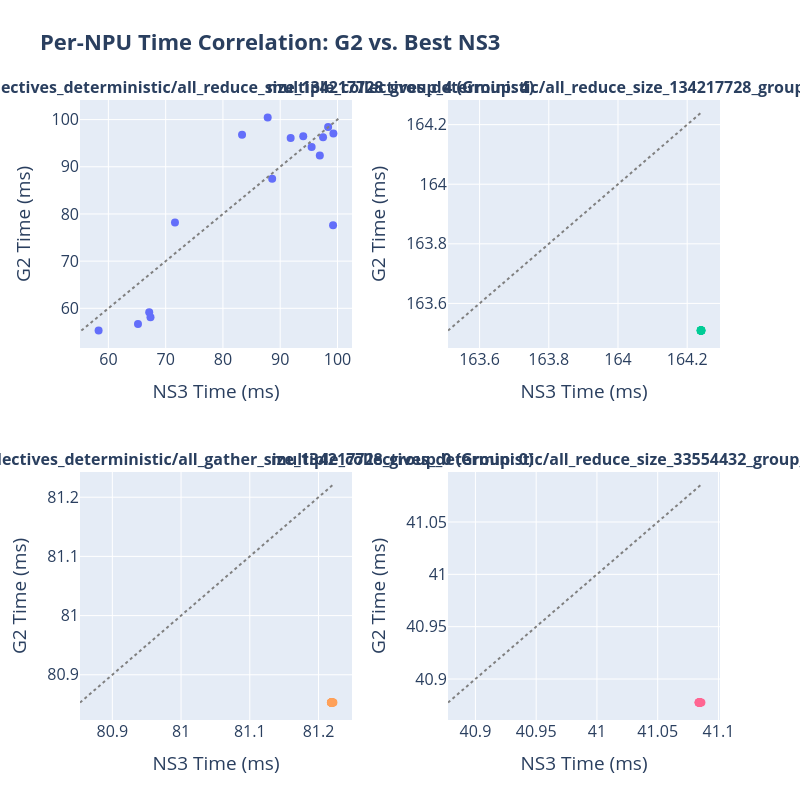

Notebook source saved alongside this figure:
### Code cell
# --- Analysis and Plotting ---
if comparison_results:
    comp_df = pd.DataFrame(comparison_results)

    # Map for collective communication types
    comm_type_map = {
        "all_reduce": "ALL_REDUCE", "reduce": "REDUCE", "all_gather": "ALL_GATHER", "gather": "GATHER",
        "scatter": "SCATTER", "broadcast": "BROADCAST", "all_to_all": "ALL_TO_ALL", "reduce_scatter": "REDUCE_SCATTER",
        "reduce_scatter_block": "REDUCE_SCATTER_BLOCK", "barrier": "BARRIER"
    }
    comp_df['comm_type_str'] = comp_df['comm_type'].astype(str).map(comm_type_map).fillna(comp_df['comm_type'])

    # --- Divergence Analysis (per topology) for BOTH max_time and avg_time ---
    print(f"--- Analyzing Divergence for: Maximum Time and Average Time ---")
    
    divergence_data = []
    # Group by workload, group_id, and topology to compare G2 and NS3 for each specific case
    for group_keys, group_df in comp_df.groupby(['workload', 'group_id', 'topology']):
        wl, gid, topo = group_keys
        
        g2_runs = group_df[group_df['sim_type'] == 'G2']
        ns3_runs = group_df[group_df['sim_type'] == 'NS3']

        if g2_runs.empty or ns3_runs.empty:
            continue

        # There should be only one G2 run per group
        g2_run = g2_runs.iloc[0]
        g2_max_time = g2_run['max_time']
        g2_avg_time = g2_run['avg_time']

        # Find the best (minimum time) NS3 run within this group for max_time
        best_ns3_run_max = ns3_runs.loc[ns3_runs['max_time'].idxmin()]
        best_ns3_max_time = best_ns3_run_max['max_time']
        
        # Find the best (minimum time) NS3 run within this group for avg_time
        best_ns3_run_avg = ns3_runs.loc[ns3_runs['avg_time'].idxmin()]
        best_ns3_avg_time = best_ns3_run_avg['avg_time']

        if g2_max_time < 100 or best_ns3_max_time < 100:
            continue

        divergence_max = (best_ns3_max_time - g2_max_time) / g2_max_time
        divergence_avg = (best_ns3_avg_time - g2_avg_time) / g2_avg_time if g2_avg_time > 100 else np.nan
        
        divergence_data.append({
            'Workload': wl,
            'Comm Type': g2_run.get('comm_type', 'N/A'),
            'Comm Size': g2_run.get('comm_size', 'N/A'),
            'Group ID': gid,
            'Topo': topo,
            'G2 Max Time': g2_max_time,
            'G2 Avg Time': g2_avg_time,
            'Best NS3 Max Time': best_ns3_max_time,
            'Best NS3 Avg Time': best_ns3_avg_time,
            'Best NS3 Run (Max)': best_ns3_run_max['run_name'],
            'Best NS3 Run (Avg)': best_ns3_run_avg['run_name'],
            'Divergence Max': divergence_max,
            'Divergence Avg': divergence_avg,
            'npu_tuples': g2_run.get('npu_tuples', 'N/A'),
            'g2_path': g2_run['path'],
            'ns3_path': best_ns3_run_max['path']
        })

    if not divergence_data:
        print(f"No divergent workloads found.\n")
    else:
        div_df = pd.DataFrame(divergence_data).sort_values(by='Divergence Max', ascending=True)

        # --- Display The New Table ---
        display_df = div_df.copy()
        # Convert times to ms and format divergence
        display_df['G2 Max (ms)'] = display_df['G2 Max Time'] / 1_000_000
        display_df['G2 Avg (ms)'] = display_df['G2 Avg Time'] / 1_000_000
        display_df['NS3 Max (ms)'] = display_df['Best NS3 Max Time'] / 1_000_000
        display_df['NS3 Avg (ms)'] = display_df['Best NS3 Avg Time'] / 1_000_000
        display_df['Div Max'] = display_df['Divergence Max'].apply(lambda x: f"{x:+.2%}")
        display_df['Div Avg'] = display_df['Divergence Avg'].apply(lambda x: f"{x:+.2%}" if pd.notna(x) else "N/A")

        print(f"\n--- Workload Divergence Analysis (Max Time & Avg Time) ---")
        with pd.option_context('display.float_format', '{:,.3f}'.format):
            display(display_df[[
                'Comm Type', 'Comm Size', 'Group ID', 
                'G2 Max (ms)', 'NS3 Max (ms)', 'Div Max',
                'G2 Avg (ms)', 'NS3 Avg (ms)', 'Div Avg',
                'Topo'
            ]])

        # --- Generate LaTeX Table ---
        print(f"\n{'='*80}\n--- Generated LaTeX Tables ---\n{'='*80}")
        
        # Prepare LaTeX DataFrame
        latex_df = pd.DataFrame()
        latex_df['Comm Type'] = div_df['Comm Type'].str.replace('_', '\\_')
        latex_df['Size (B)'] = div_df['Comm Size']
        latex_df['Group'] = div_df['Group ID']
        latex_df['G2 Max (ms)'] = div_df['G2 Max Time'] / 1_000_000
        latex_df['NS3 Max (ms)'] = div_df['Best NS3 Max Time'] / 1_000_000
        latex_df['Div Max (\\%)'] = div_df['Divergence Max'] * 100
        latex_df['G2 Avg (ms)'] = div_df['G2 Avg Time'] / 1_000_000
        latex_df['NS3 Avg (ms)'] = div_df['Best NS3 Avg Time'] / 1_000_000
        latex_df['Div Avg (\\%)'] = div_df['Divergence Avg'] * 100
        
        # Add summary row with MAPE (Mean Absolute Percentage Error)
        mape_max = div_df['Divergence Max'].abs().mean() * 100
        mape_avg = div_df['Divergence Avg'].abs().mean() * 100
        avg_row = pd.DataFrame([{
            'Comm Type': '\\textbf{MAPE}',
            'Size (B)': '',
            'Group': '',
            'G2 Max (ms)': latex_df['G2 Max (ms)'].mean(),
            'NS3 Max (ms)': latex_df['NS3 Max (ms)'].mean(),
            'Div Max (\\%)': mape_max,
            'G2 Avg (ms)': latex_df['G2 Avg (ms)'].mean(),
            'NS3 Avg (ms)': latex_df['NS3 Avg (ms)'].mean(),
            'Div Avg (\\%)': mape_avg
        }])
        latex_df = pd.concat([latex_df, avg_row], ignore_index=True)
        
        # Generate LaTeX
        latex_table = latex_df.to_latex(
            index=False,
            formatters={
                'Size (B)': lambda x: f"{x:,}" if isinstance(x, (int, float)) and x != '' else str(x),
                'Group': lambda x: str(int(x)) if isinstance(x, (int, float)) and x != '' else str(x),
                'G2 Max (ms)': "{:.3f}".format,
                'NS3 Max (ms)': "{:.3f}".format,
                'Div Max (\\%)': "{:+.2f}".format,
                'G2 Avg (ms)': "{:.3f}".format,
                'NS3 Avg (ms)': "{:.3f}".format,
                'Div Avg (\\%)': "{:+.2f}".format,
            },
            caption='G2 vs NS3 Divergence Analysis for Collective Operations (Max and Avg Time).',
            label='tab:g2_ns3_divergence',
            position='!htbp',
            column_format='lcccccccc',
            escape=False
        )
        
        # Add hline before the last row (MAPE)
        lines = latex_table.splitlines()
        lines.insert(-2, '\\hline')
        latex_table = '\n'.join(lines)
        latex_table = latex_table.replace('\\toprule', '\\hline').replace('\\midrule', '\\hline').replace('\\bottomrule', '\\hline')
        
        print(f"\n--- LaTeX: G2 vs NS3 Divergence Analysis ---")
        print(latex_table)
        
        # Print summary statistics
        print(f"\n--- Summary Statistics ---")
        print(f"Mean Absolute Percentage Error (MAPE) for Max Time: {mape_max:.2f}%")
        print(f"Mean Absolute Percentage Error (MAPE) for Avg Time: {mape_avg:.2f}%")
        print(f"Mean Divergence (Max Time): {div_df['Divergence Max'].mean()*100:+.2f}%")
        print(f"Mean Divergence (Avg Time): {div_df['Divergence Avg'].mean()*100:+.2f}%")

        # --- Plotting Logic for Top 4 Divergent Cases in a 2x2 grid ---
        top_4_workloads = div_df.head(4)
        print(f"\n--- Generating 2x2 Plot for Top 4 Divergent Workloads ---")

        if len(top_4_workloads) >= 4:
            fig = make_subplots(
                rows=2, cols=2,
                subplot_titles=[
                    f"<b>{row['Workload']} (Group: {row['Group ID']})</b>" 
                    for _, row in top_4_workloads.iterrows()
                ],
                horizontal_spacing=0.15,
                vertical_spacing=0.2
            )

            for i, (_, row) in enumerate(top_4_workloads.iterrows()):
                plot_row = i // 2 + 1
                plot_col = i % 2 + 1

                g2_timing_file = find_timing_file(row['g2_path'], 'G2')
                ns3_timing_file = find_timing_file(row['ns3_path'], 'NS3')

                if g2_timing_file and ns3_timing_file:
                    try:
                        df_g2_raw = pd.read_csv(g2_timing_file)[['sys_id', 'callback_tick']]
                        df_g2_raw = df_g2_raw[df_g2_raw['callback_tick'] > 100]
                        df_g2 = df_g2_raw.groupby('sys_id')['callback_tick'].max().reset_index().rename(columns={'callback_tick': 'g2_time'})
                        
                        df_ns3_raw = pd.read_csv(ns3_timing_file)[['sys_id', 'callback_tick']]
                        df_ns3_raw = df_ns3_raw[df_ns3_raw['callback_tick'] > 100]
                        df_ns3 = df_ns3_raw.groupby('sys_id')['callback_tick'].max().reset_index().rename(columns={'callback_tick': 'ns3_time'})
                        
                        merged_df = pd.merge(df_ns3, df_g2, on='sys_id')
                        merged_df = merged_df[(merged_df['ns3_time'] >= 100) & (merged_df['g2_time'] >= 100)]
                        
                        merged_df['g2_time_ms'] = merged_df['g2_time'] / 1_000_000
                        merged_df['ns3_time_ms'] = merged_df['ns3_time'] / 1_000_000

                        fig.add_trace(go.Scatter(
                            x=merged_df['ns3_time_ms'], 
                            y=merged_df['g2_time_ms'], 
                            mode='markers', 
                            name='NPU Times',
                            marker=dict(size=8)
                        ), row=plot_row, col=plot_col)
                        
                        min_val = min(merged_df['ns3_time_ms'].min(), merged_df['g2_time_ms'].min())
                        max_val = max(merged_df['ns3_time_ms'].max(), merged_df['g2_time_ms'].max())
                        
                        fig.add_trace(go.Scatter(
                            x=[min_val, max_val], 
                            y=[min_val, max_val], 
                            mode='lines', 
                            name='y=x',
                            line=dict(dash='dot', color='grey')
                        ), row=plot_row, col=plot_col)

                    except Exception as e:
                        print(f"Could not create scatter plot for {row['Workload']}: {e}")

            fig.update_layout(
                title_text="<b>Per-NPU Time Correlation: G2 vs. Best NS3</b>",
                height=800,
                width=800,
                showlegend=False,
                font=dict(size=16) # Increase base font size
            )
            
            # Update all axes titles
            for i in range(1, 5):
                fig.update_xaxes(title_text="NS3 Time (ms)", row=(i-1)//2+1, col=(i-1)%2+1)
                fig.update_yaxes(title_text="G2 Time (ms)", row=(i-1)//2+1, col=(i-1)%2+1)

            fig.show()
            print("\n" + "="*80 + "\n")
        else:
            print("Not enough divergent workloads (found less than 4) to generate a 2x2 plot.")

else:
    print("No comparison results to process.")

### Figure 1 — Plotly figure (JSON) as saved in the notebook; plotly's stock layout.template omitted (floating-point values rounded to 4 significant figures)
{"data": [{"marker": {"size": 8}, "mode": "markers", "name": "NPU Times", "type": "scatter", "x": [88.6, 58.29, 96.92, 83.34, 71.63, 65.17, 99.23, 87.82, 95.49, 67.35, 99.29, 91.83, 97.48, 67.13, 98.37, 94.02], "xaxis": "x", "y": [87.46, 55.28, 92.37, 96.81, 78.21, 56.7, 77.62, 100.5, 94.2, 58.11, 97.02, 96.1, 96.27, 59.17, 98.45, 96.45], "yaxis": "y"}, {"line": {"color": "grey", "dash": "dot"}, "mode": "lines", "name": "y=x", "type": "scatter", "x": [55.28, 100.5], "xaxis": "x", "y": [55.28, 100.5], "yaxis": "y"}, {"marker": {"size": 8}, "mode": "markers", "name": "NPU Times", "type": "scatter", "x": [164.2, 164.2, 164.2, 164.2, 164.2, 164.2, 164.2, 164.2, 164.2, 164.2, 164.2, 164.2, 164.2, 164.2, 164.2, 164.2], "xaxis": "x2", "y": [163.5, 163.5, 163.5, 163.5, 163.5, 163.5, 163.5, 163.5, 163.5, 163.5, 163.5, 163.5, 163.5, 163.5, 163.5, 163.5], "yaxis": "y2"}, {"line": {"color": "grey", "dash": "dot"}, "mode": "lines", "name": "y=x", "type": "scatter", "x": [163.5, 164.2], "xaxis": "x2", "y": [163.5, 164.2], "yaxis": "y2"}, {"marker": {"size": 8}, "mode": "markers", "name": "NPU Times", "type": "scatter", "x": [81.22, 81.22, 81.22, 81.22, 81.22, 81.22, 81.22, 81.22, 81.22, 81.22, 81.22, 81.22, 81.22, 81.22, 81.22, 81.22], "xaxis": "x3", "y": [80.85, 80.85, 80.85, 80.85, 80.85, 80.85, 80.85, 80.85, 80.85, 80.85, 80.85, 80.85, 80.85, 80.85, 80.85, 80.85], "yaxis": "y3"}, {"line": {"color": "grey", "dash": "dot"}, "mode": "lines", "name": "y=x", "type": "scatter", "x": [80.85, 81.22], "xaxis": "x3", "y": [80.85, 81.22], "yaxis": "y3"}, {"marker": {"size": 8}, "mode": "markers", "name": "NPU Times", "type": "scatter", "x": [41.08, 41.08, 41.09, 41.08, 41.08, 41.08, 41.08, 41.08, 41.08, 41.08, 41.09, 41.09, 41.08, 41.08, 41.08, 41.08], "xaxis": "x4", "y": [40.88, 40.88, 40.88, 40.88, 40.88, 40.88, 40.88, 40.88, 40.88, 40.88, 40.88, 40.88, 40.88, 40.88, 40.88, 40.88], "yaxis": "y4"}, {"line": {"color": "grey", "dash": "dot"}, "mode": "lines", "name": "y=x", "type": "scatter", "x": [40.88, 41.09], "xaxis": "x4", "y": [40.88, 41.09], "yaxis": "y4"}], "layout": {"annotations": [{"font": {"size": 16}, "showarrow": false, "text": "<b>multiple_collectives_deterministic/all_reduce_size_134217728_group_4 (Group: 4)</b>", "x": 0.2125, "xanchor": "center", "xref": "paper", "y": 1, "yanchor": "bottom", "yref": "paper"}, {"font": {"size": 16}, "showarrow": false, "text": "<b>multiple_collectives_deterministic/all_reduce_size_134217728_group_0 (Group: 0)</b>", "x": 0.7875, "xanchor": "center", "xref": "paper", "y": 1, "yanchor": "bottom", "yref": "paper"}, {"font": {"size": 16}, "showarrow": false, "text": "<b>multiple_collectives_deterministic/all_gather_size_134217728_group_0 (Group: 0)</b>", "x": 0.2125, "xanchor": "center", "xref": "paper", "y": 0.4, "yanchor": "bottom", "yref": "paper"}, {"font": {"size": 16}, "showarrow": false, "text": "<b>multiple_collectives_deterministic/all_reduce_size_33554432_group_0 (Group: 0)</b>", "x": 0.7875, "xanchor": "center", "xref": "paper", "y": 0.4, "yanchor": "bottom", "yref": "paper"}], "font": {"size": 16}, "height": 800, "showlegend": false, "title": {"text": "<b>Per-NPU Time Correlation: G2 vs. Best NS3</b>"}, "width": 800, "xaxis": {"anchor": "y", "domain": [0, 0.425], "title": {"text": "NS3 Time (ms)"}}, "xaxis2": {"anchor": "y2", "domain": [0.575, 1], "title": {"text": "NS3 Time (ms)"}}, "xaxis3": {"anchor": "y3", "domain": [0, 0.425], "title": {"text": "NS3 Time (ms)"}}, "xaxis4": {"anchor": "y4", "domain": [0.575, 1], "title": {"text": "NS3 Time (ms)"}}, "yaxis": {"anchor": "x", "domain": [0.6, 1], "title": {"text": "G2 Time (ms)"}}, "yaxis2": {"anchor": "x2", "domain": [0.6, 1], "title": {"text": "G2 Time (ms)"}}, "yaxis3": {"anchor": "x3", "domain": [0, 0.4], "title": {"text": "G2 Time (ms)"}}, "yaxis4": {"anchor": "x4", "domain": [0, 0.4], "title": {"text": "G2 Time (ms)"}}}}
